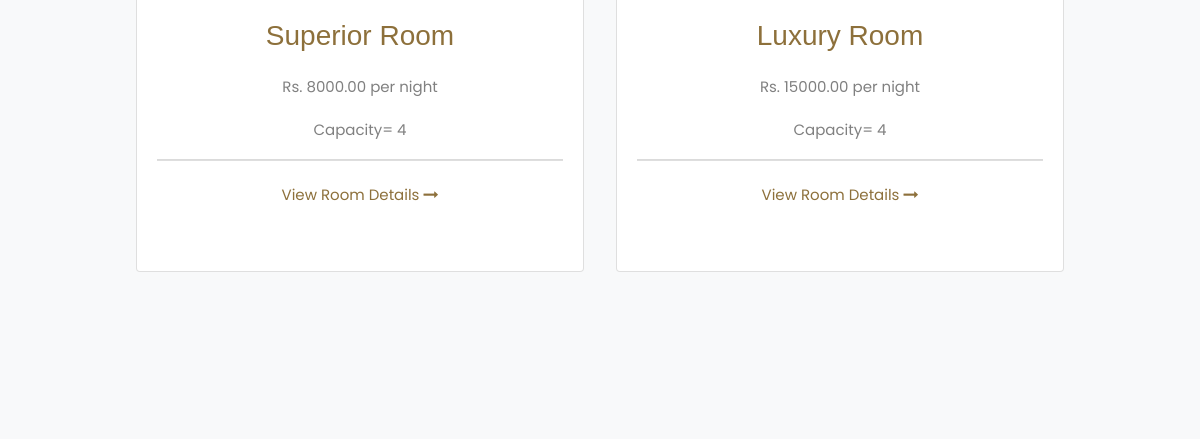
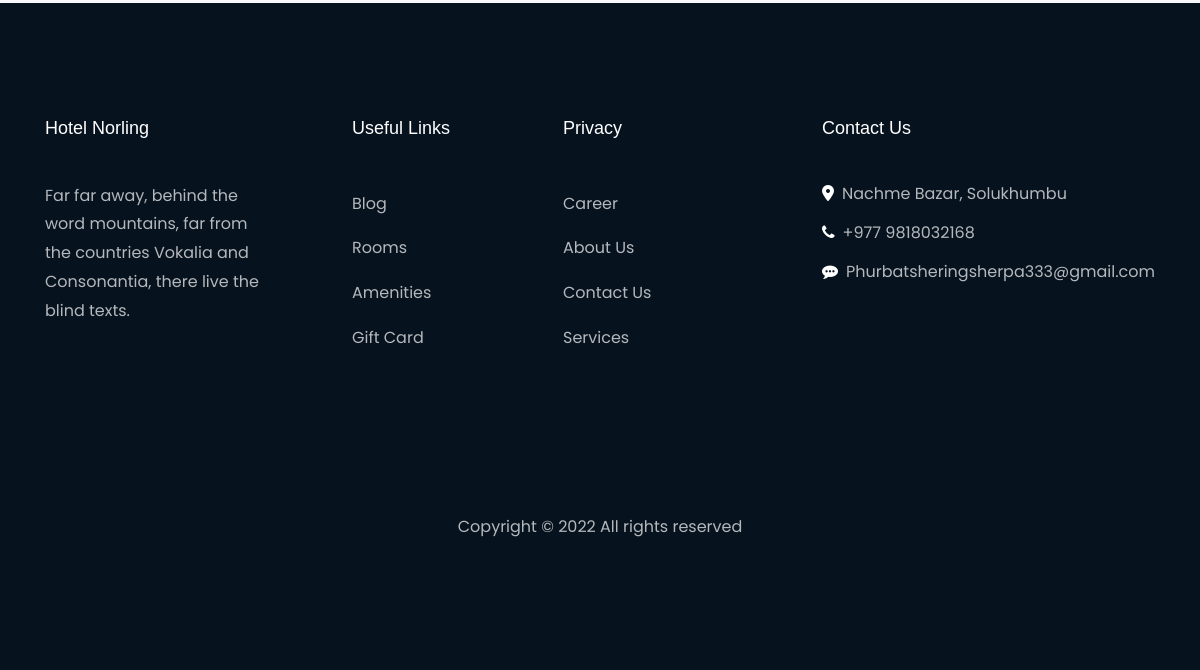
Before: /rooms (lower part) with the older database file (2 pictures, top to bottom).
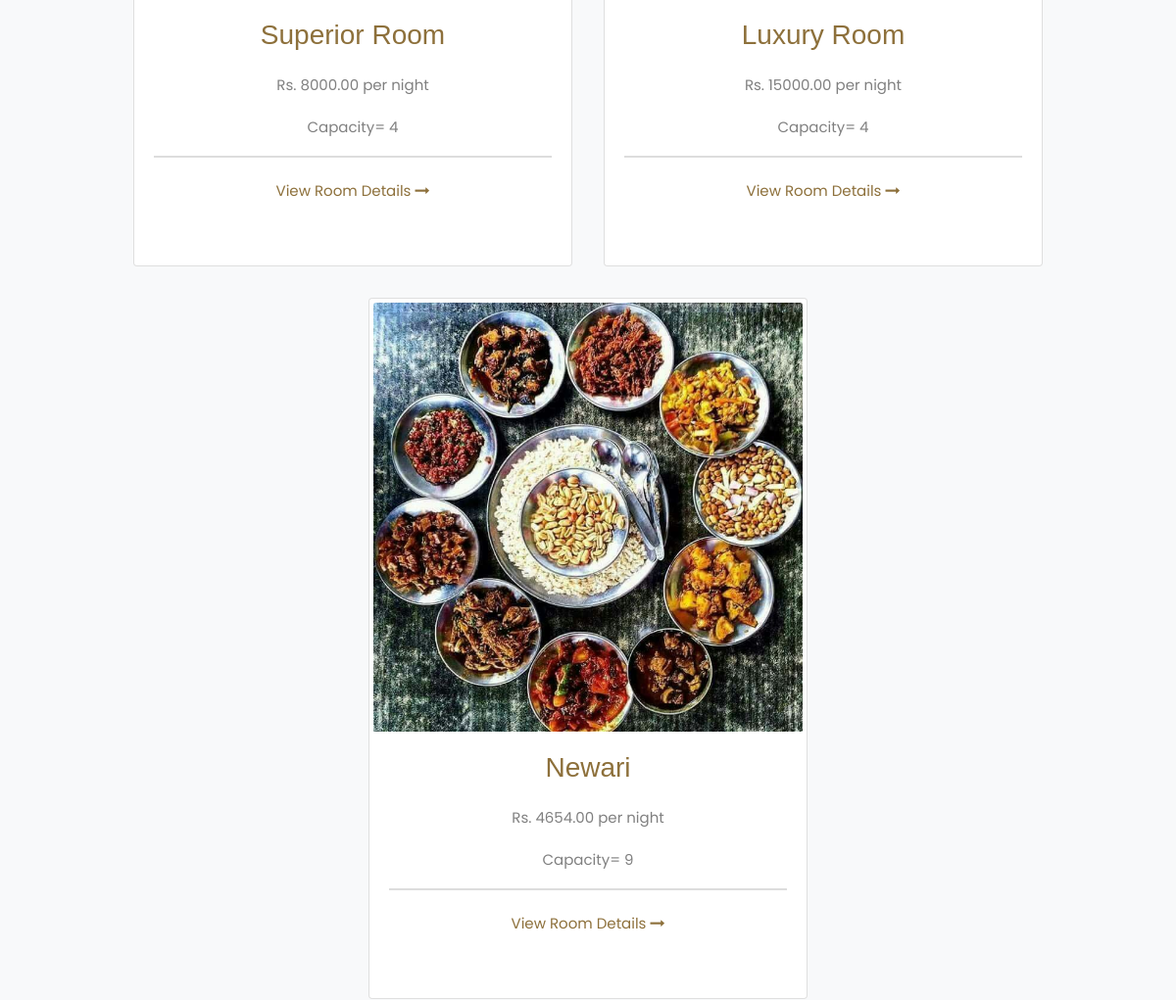
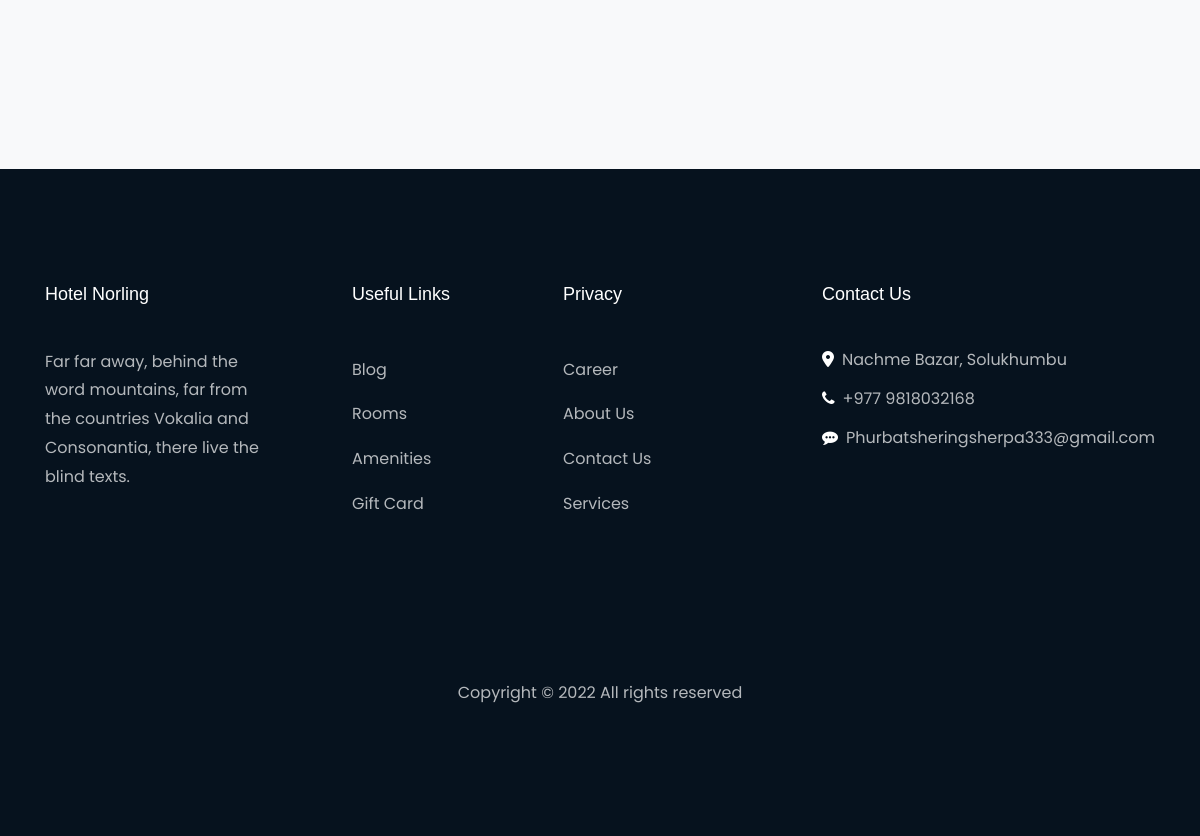
After: the same page with the newer database file (2 pictures, top to bottom).
### namche/models.py (models this page shows, shortened)
class Room(models.Model):
    name=models.CharField(max_length=100,null=True,blank=True)
    capacity=models.IntegerField()
    price=models.IntegerField()
    image=models.ImageField(null=True,blank=True)
    @property
    def imageURL(self):
        try:
            url = self.image.url
        except:
            url = ''
        return url

### namche/views.py (the view)
# urls.py: path('rooms',views.rooms,name="rooms"),
def rooms(request):
    room=Room.objects.all()
    context={
        "room":room
    }
    return render(request,'hotel/rooms.html',context)

### templates/hotel/rooms.html (shortened to what this page needs)
{%extends 'template.html'%}
{%block content%}
<section class="ftco-section bg-light">
    <div class="row justify-content-center mb-5 pb-3">
<div style="display:flex; flex-wrap: wrap; justify-content:center;  ">
    {%for rooms in room%}
<div class="card m-3 p-1" style="width: 28rem;">
    <img src="{{rooms.imageURL}}" class="card-img-top" alt="...">
        <div class="text p-3 text-center">
            <h3 class="mb-3"><a href="rooms.html">{{rooms.name}}</a></h3>
            <p><span class="price ">Rs. {{rooms.price|floatformat:2}}</span> <span class="per">per night</span></p>
            <span class="per">Capacity= {{rooms.capacity}}</span>
            <hr>
            <p class="pt-1"><a href="room-single.html" class="btn-custom">View Room Details <span
                        class="fa fa-long-arrow-right"></span></a></p><br>
        </div>
  </div>
  {%endfor%}
</div>
</section>
        {%endblock content%}

Changed rows visible on the page:
added Room: imageURL (picture), name "Newari", price "4654.00", capacity "9"
